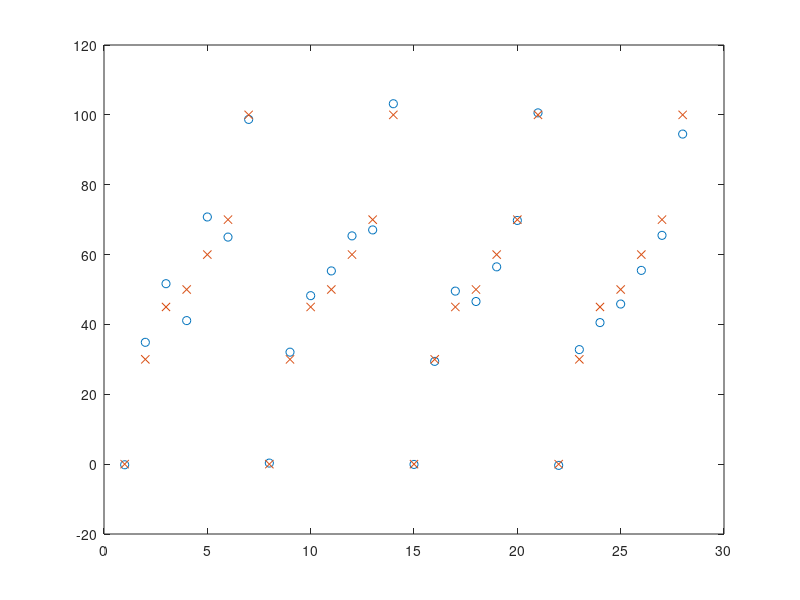

The MATLAB script that drew this image:
%PA calibration
Data=[...
2	0	936.7	733.9;...
2	30	1011.7	766.9;...
2	45	1036.7	773.9;...
2	50	1055.7	795.9;...
2	60	1089.7	799.9;...
2	70	1113.7	821.9;...
2	100	1200.7	860.9;...
6	0	2917.7	2299.9;...
6	30	3120.7	2392.9;...
6	45	3209.7	2427.9;...
6	50	3265.7	2455.9;...
6	60	3352.7	2500.9;...
6	70	3414.7	2543.9;...
6	100	3660.7	2650.9;...
10	0	4820.7	3786.9;...
10	30	5125.7	3929.9;...
10	45	5266.7	3974.9;...
10	50	5352.7	4047.9;...
10	60	5475.7	4108.9;...
10	70	5587.7	4150.9;...
10	100	5963.7	4329.9;...
4	0	1917.7	1509.9;...	
4	30	2050.7	1566.9;...	
4	45	2102.7	1595.9;...	
4	50	2142.7	1618.9;...	
4	60	2201.7	1649.9;...	
4	70	2248.7	1670.9;...	
4	100	2404.7	1744.9];

Data(:,3)=Data(:,3)/1000;
Data(:,4)=Data(:,4)/1000;
Data(:,3)=Data(:,3)./Data(:,4);
B=[Data(:,1) Data(:,2)];
A=[ones(size(Data,1),1) Data(:,3) Data(:,4) Data(:,3).^2 Data(:,4).^2 Data(:,3).*Data(:,4)];
X=A\B

Result=A*X
figure;plot(Result(:,2),'o');hold on;
plot(Data(:,2),'x');

dev = (sum((Data(:,2)-Result(:,2)).^2)./size(Data,1)).^0.5



